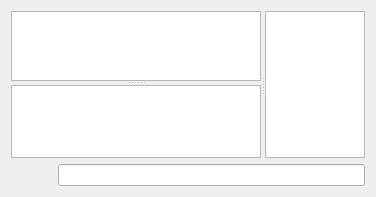
<?xml version="1.0" encoding="UTF-8"?>
<ui version="4.0">
 <class>KSTChatWidget</class>
 <widget class="QWidget" name="KSTChatWidget">
  <property name="geometry">
   <rect>
    <x>0</x>
    <y>0</y>
    <width>374</width>
    <height>197</height>
   </rect>
  </property>
  <property name="windowTitle">
   <string notr="true">Form</string>
  </property>
  <layout class="QVBoxLayout" name="verticalLayout_3">
   <item>
    <widget class="QSplitter" name="splitterMsgUsr">
     <property name="orientation">
      <enum>Qt::Horizontal</enum>
     </property>
     <property name="handleWidth">
      <number>4</number>
     </property>
     <widget class="QWidget" name="verticalLayoutWidget">
      <layout class="QVBoxLayout" name="verticalLayout_2">
       <item>
        <widget class="QSplitter" name="splitterMsgMsg">
         <property name="orientation">
          <enum>Qt::Vertical</enum>
         </property>
         <widget class="QListView" name="messageListView">
          <property name="sizePolicy">
           <sizepolicy hsizetype="Expanding" vsizetype="Expanding">
            <horstretch>0</horstretch>
            <verstretch>0</verstretch>
           </sizepolicy>
          </property>
          <property name="minimumSize">
           <size>
            <width>250</width>
            <height>0</height>
           </size>
          </property>
          <property name="focusPolicy">
           <enum>Qt::ClickFocus</enum>
          </property>
          <property name="contextMenuPolicy">
           <enum>Qt::ActionsContextMenu</enum>
          </property>
          <property name="toolTip">
           <string>Chat messages</string>
          </property>
          <property name="sizeAdjustPolicy">
           <enum>QAbstractScrollArea::AdjustToContents</enum>
          </property>
          <property name="editTriggers">
           <set>QAbstractItemView::NoEditTriggers</set>
          </property>
          <property name="showDropIndicator" stdset="0">
           <bool>false</bool>
          </property>
          <property name="defaultDropAction">
           <enum>Qt::IgnoreAction</enum>
          </property>
          <property name="selectionMode">
           <enum>QAbstractItemView::NoSelection</enum>
          </property>
          <property name="verticalScrollMode">
           <enum>QAbstractItemView::ScrollPerPixel</enum>
          </property>
          <property name="horizontalScrollMode">
           <enum>QAbstractItemView::ScrollPerPixel</enum>
          </property>
          <property name="movement">
           <enum>QListView::Static</enum>
          </property>
          <property name="isWrapping" stdset="0">
           <bool>false</bool>
          </property>
          <property name="resizeMode">
           <enum>QListView::Adjust</enum>
          </property>
          <property name="wordWrap">
           <bool>true</bool>
          </property>
         </widget>
         <widget class="QListView" name="valuableMessageListView">
          <property name="focusPolicy">
           <enum>Qt::ClickFocus</enum>
          </property>
          <property name="contextMenuPolicy">
           <enum>Qt::ActionsContextMenu</enum>
          </property>
          <property name="toolTip">
           <string>Valuable messages</string>
          </property>
          <property name="verticalScrollMode">
           <enum>QAbstractItemView::ScrollPerPixel</enum>
          </property>
          <property name="horizontalScrollMode">
           <enum>QAbstractItemView::ScrollPerPixel</enum>
          </property>
         </widget>
        </widget>
       </item>
      </layout>
     </widget>
     <widget class="QTableView" name="usersTableView">
      <property name="sizePolicy">
       <sizepolicy hsizetype="MinimumExpanding" vsizetype="Expanding">
        <horstretch>0</horstretch>
        <verstretch>0</verstretch>
       </sizepolicy>
      </property>
      <property name="minimumSize">
       <size>
        <width>100</width>
        <height>0</height>
       </size>
      </property>
      <property name="focusPolicy">
       <enum>Qt::ClickFocus</enum>
      </property>
      <property name="contextMenuPolicy">
       <enum>Qt::ActionsContextMenu</enum>
      </property>
      <property name="editTriggers">
       <set>QAbstractItemView::NoEditTriggers</set>
      </property>
      <property name="alternatingRowColors">
       <bool>true</bool>
      </property>
      <property name="selectionMode">
       <enum>QAbstractItemView::ExtendedSelection</enum>
      </property>
      <property name="selectionBehavior">
       <enum>QAbstractItemView::SelectRows</enum>
      </property>
      <property name="verticalScrollMode">
       <enum>QAbstractItemView::ScrollPerPixel</enum>
      </property>
      <property name="horizontalScrollMode">
       <enum>QAbstractItemView::ScrollPerPixel</enum>
      </property>
      <attribute name="horizontalHeaderStretchLastSection">
       <bool>true</bool>
      </attribute>
     </widget>
    </widget>
   </item>
   <item>
    <layout class="QHBoxLayout" name="horizontalLayout">
     <property name="spacing">
      <number>0</number>
     </property>
     <item>
      <widget class="QLabel" name="toLabel">
       <property name="text">
        <string/>
       </property>
      </widget>
     </item>
     <item>
      <widget class="QPushButton" name="resetButton">
       <property name="sizePolicy">
        <sizepolicy hsizetype="Maximum" vsizetype="Maximum">
         <horstretch>0</horstretch>
         <verstretch>0</verstretch>
        </sizepolicy>
       </property>
       <property name="toolTip">
        <string>Clear selected Callsign and Chat message entry.</string>
       </property>
       <property name="text">
        <string/>
       </property>
       <property name="iconSize">
        <size>
         <width>16</width>
         <height>16</height>
        </size>
       </property>
       <property name="flat">
        <bool>true</bool>
       </property>
      </widget>
     </item>
     <item>
      <widget class="QLineEdit" name="msgLineEdit">
       <property name="focusPolicy">
        <enum>Qt::ClickFocus</enum>
       </property>
       <property name="toolTip">
        <string>Send chat message</string>
       </property>
       <property name="clearButtonEnabled">
        <bool>true</bool>
       </property>
      </widget>
     </item>
    </layout>
   </item>
  </layout>
  <action name="actionDisplayedColumns">
   <property name="text">
    <string>Column Visibility</string>
   </property>
   <property name="toolTip">
    <string>Which columns should be displayed</string>
   </property>
  </action>
  <action name="actionPrefillQSO">
   <property name="text">
    <string>Prepare QSO</string>
   </property>
   <property name="toolTip">
    <string>Transfer Callsign and Gridsquare Information to the New QSO dialog</string>
   </property>
  </action>
  <action name="actionShowAboutMeOnly">
   <property name="checkable">
    <bool>true</bool>
   </property>
   <property name="text">
    <string>Show About Me Only</string>
   </property>
   <property name="toolTip">
    <string>Show only messages where my callsign is present</string>
   </property>
  </action>
  <action name="actionSuppressUser2User">
   <property name="checkable">
    <bool>true</bool>
   </property>
   <property name="text">
    <string>Suppress User To User</string>
   </property>
   <property name="toolTip">
    <string>Suppress private messages between two callsigns</string>
   </property>
  </action>
  <action name="actionHighlight">
   <property name="checkable">
    <bool>true</bool>
   </property>
   <property name="text">
    <string>Highlight</string>
   </property>
   <property name="toolTip">
    <string>Highlight messages based on the setting</string>
   </property>
  </action>
  <action name="actionHighlightRules">
   <property name="text">
    <string>Highlight Rules</string>
   </property>
  </action>
  <action name="actionBeam">
   <property name="text">
    <string>Beam</string>
   </property>
  </action>
  <action name="actionClearValuableMessages">
   <property name="text">
    <string>Clear Messages</string>
   </property>
   <property name="toolTip">
    <string>Clear all messages in the window</string>
   </property>
  </action>
 </widget>
 <resources/>
 <connections>
  <connection>
   <sender>msgLineEdit</sender>
   <signal>returnPressed()</signal>
   <receiver>KSTChatWidget</receiver>
   <slot>sendMessage()</slot>
   <hints>
    <hint type="sourcelabel">
     <x>245</x>
     <y>248</y>
    </hint>
    <hint type="destinationlabel">
     <x>199</x>
     <y>149</y>
    </hint>
   </hints>
  </connection>
  <connection>
   <sender>actionDisplayedColumns</sender>
   <signal>triggered()</signal>
   <receiver>KSTChatWidget</receiver>
   <slot>displayedColumns()</slot>
   <hints>
    <hint type="sourcelabel">
     <x>-1</x>
     <y>-1</y>
    </hint>
    <hint type="destinationlabel">
     <x>200</x>
     <y>120</y>
    </hint>
   </hints>
  </connection>
  <connection>
   <sender>usersTableView</sender>
   <signal>doubleClicked(QModelIndex)</signal>
   <receiver>KSTChatWidget</receiver>
   <slot>userDoubleClicked(QModelIndex)</slot>
   <hints>
    <hint type="sourcelabel">
     <x>327</x>
     <y>104</y>
    </hint>
    <hint type="destinationlabel">
     <x>200</x>
     <y>120</y>
    </hint>
   </hints>
  </connection>
  <connection>
   <sender>actionPrefillQSO</sender>
   <signal>triggered()</signal>
   <receiver>KSTChatWidget</receiver>
   <slot>prefillQSOAction()</slot>
   <hints>
    <hint type="sourcelabel">
     <x>-1</x>
     <y>-1</y>
    </hint>
    <hint type="destinationlabel">
     <x>200</x>
     <y>120</y>
    </hint>
   </hints>
  </connection>
  <connection>
   <sender>actionHighlight</sender>
   <signal>triggered()</signal>
   <receiver>KSTChatWidget</receiver>
   <slot>highlightPressed()</slot>
   <hints>
    <hint type="sourcelabel">
     <x>-1</x>
     <y>-1</y>
    </hint>
    <hint type="destinationlabel">
     <x>200</x>
     <y>120</y>
    </hint>
   </hints>
  </connection>
  <connection>
   <sender>actionHighlightRules</sender>
   <signal>triggered()</signal>
   <receiver>KSTChatWidget</receiver>
   <slot>editHighlightRules()</slot>
   <hints>
    <hint type="sourcelabel">
     <x>-1</x>
     <y>-1</y>
    </hint>
    <hint type="destinationlabel">
     <x>200</x>
     <y>120</y>
    </hint>
   </hints>
  </connection>
  <connection>
   <sender>resetButton</sender>
   <signal>clicked()</signal>
   <receiver>KSTChatWidget</receiver>
   <slot>resetPressed()</slot>
   <hints>
    <hint type="sourcelabel">
     <x>109</x>
     <y>218</y>
    </hint>
    <hint type="destinationlabel">
     <x>200</x>
     <y>120</y>
    </hint>
   </hints>
  </connection>
  <connection>
   <sender>messageListView</sender>
   <signal>doubleClicked(QModelIndex)</signal>
   <receiver>KSTChatWidget</receiver>
   <slot>messageDoubleClicked(QModelIndex)</slot>
   <hints>
    <hint type="sourcelabel">
     <x>133</x>
     <y>104</y>
    </hint>
    <hint type="destinationlabel">
     <x>200</x>
     <y>120</y>
    </hint>
   </hints>
  </connection>
  <connection>
   <sender>actionBeam</sender>
   <signal>triggered()</signal>
   <receiver>KSTChatWidget</receiver>
   <slot>beamingRequest()</slot>
   <hints>
    <hint type="sourcelabel">
     <x>-1</x>
     <y>-1</y>
    </hint>
    <hint type="destinationlabel">
     <x>200</x>
     <y>120</y>
    </hint>
   </hints>
  </connection>
  <connection>
   <sender>actionClearValuableMessages</sender>
   <signal>triggered()</signal>
   <receiver>KSTChatWidget</receiver>
   <slot>clearValuableMessages()</slot>
   <hints>
    <hint type="sourcelabel">
     <x>-1</x>
     <y>-1</y>
    </hint>
    <hint type="destinationlabel">
     <x>186</x>
     <y>98</y>
    </hint>
   </hints>
  </connection>
 </connections>
 <slots>
  <slot>sendMessage()</slot>
  <slot>displayedColumns()</slot>
  <slot>userDoubleClicked(QModelIndex)</slot>
  <slot>prefillQSOAction()</slot>
  <slot>applyMessageFilter()</slot>
  <slot>toComboChanged(int)</slot>
  <slot>highlightPressed()</slot>
  <slot>editHighlightRules()</slot>
  <slot>resetPressed()</slot>
  <slot>messageDoubleClicked(QModelIndex)</slot>
  <slot>beamingRequest()</slot>
  <slot>clearValuableMessages()</slot>
 </slots>
</ui>
